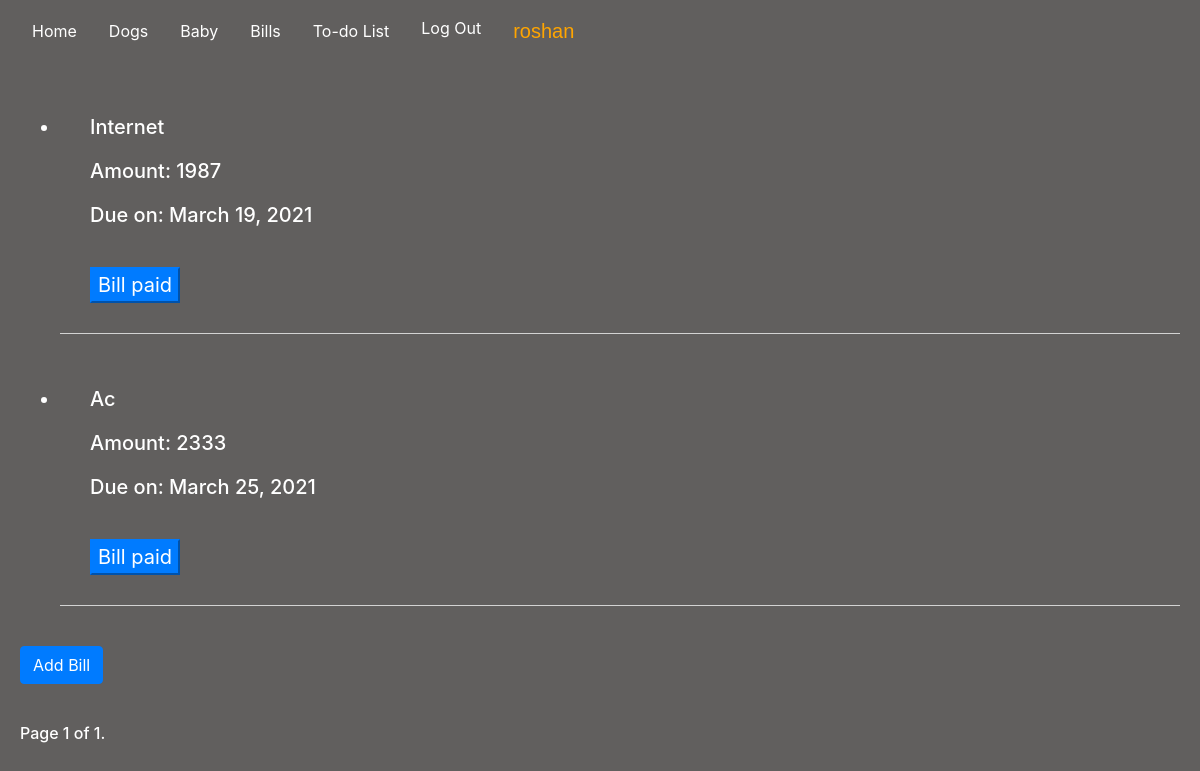
The app's page /bills (signed in), older data.
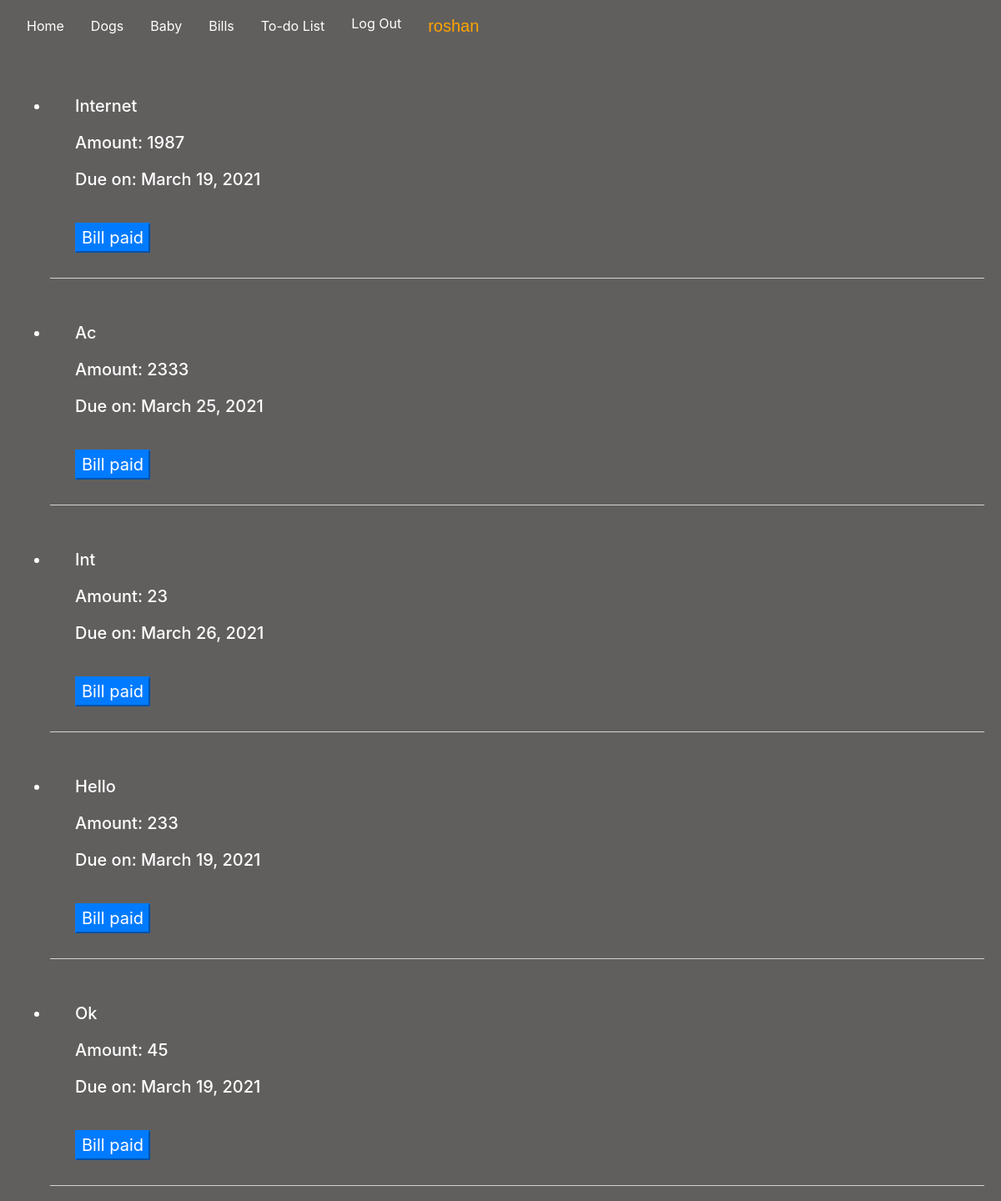
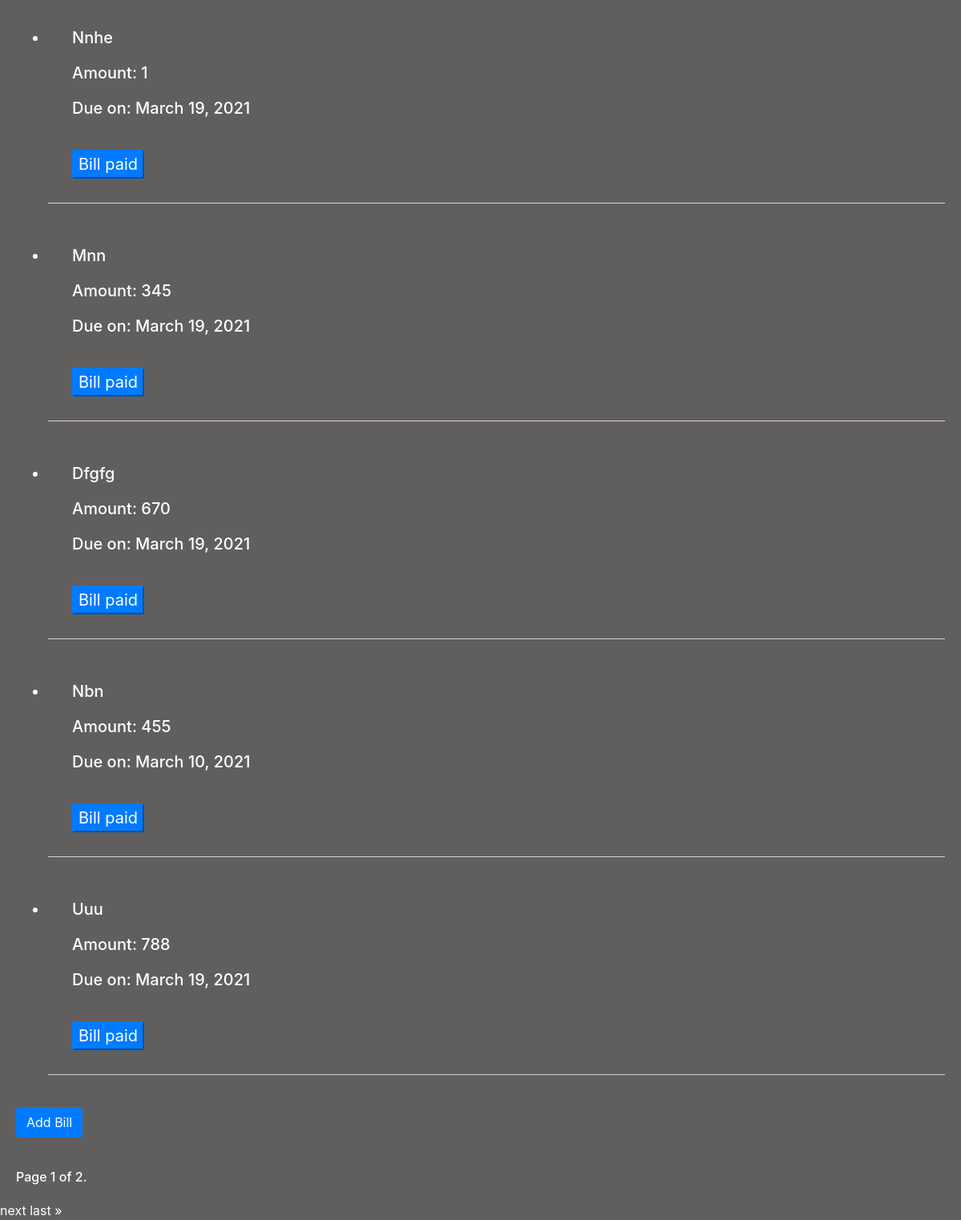
The same page, newer data (2 pictures, top to bottom).
### housemanager/models.py (models this page shows, shortened)
class Bills(models.Model):
    bill_name = models.CharField(max_length=200)
    bill_amount = models.IntegerField(default=0)
    bill_due = models.DateField(auto_now=False, auto_now_add=False)

### housemanager/views.py (the view)
# urls.py: path("bills", views.bills, name="bills"),
@csrf_exempt
@login_required(login_url="/login")
def bills(request):
    bills = Bills.objects.all()
    bills_todo = Todo.objects.filter(todo_cat="Bills", done=False)
    paginator = Paginator(bills, 10)
    page_number = request.GET.get('page')
    page_obj = paginator.get_page(page_number)
    return render(request, "housemanager/bills.html", {
        "bills": bills,
        "page_obj": page_obj,
        "bills_todo": bills_todo
    })

### housemanager/templates/housemanager/bills.html (shortened to what this page needs)
{% extends "housemanager/layout.html" %}
{% load static %}
{% block body %}
<ul id="bills">
    {% for bills in page_obj %}
    <li class="listitem" data-id={{bills.id}}>
        <h5>{{bills.bill_name | title}}</h5>
        <h5>Amount: {{bills.bill_amount}}</h5>
        <h5>Due on: {{bills.bill_due}}</h5>
        <button data-id={{bills.id}} class="btn-primary" id="bill-paid">Bill paid</button>
    </li>
    {% endfor %}
</ul>
<button class="btn btn-primary" id="bill-button">Add Bill</button>
<div class="pagination">
    <span class="step-links">
        <span class="current">
           <h6>Page {{ page_obj.number }} of {{ page_obj.paginator.num_pages }}.</h6>
        </span>
        {% if page_obj.has_next %}
          <a  href="?page={{ page_obj.next_page_number }}">next</a></li>
           <a  href="?page={{ page_obj.paginator.num_pages }}">last &raquo;</a></li>
        {% endif %}
</div>
{% endblock %}

### housemanager/templates/housemanager/layout.html (shortened to what this page needs)
{% load static %}
<!DOCTYPE html>
<html lang="en">
    <head>
        <link rel="stylesheet" href="https://stackpath.bootstrapcdn.com/bootstrap/4.4.1/css/bootstrap.min.css">
        <link href="{% static 'housemanager/styles.css' %}" rel="stylesheet">
    </head>
    <body>
        <nav id="topnav" class="navbar navbar-expand-lg">
            <a class="nav-link active" href="{% url 'index' %}">Home</a>
            <a class="nav-link active" href="{% url 'dogs' %}">Dogs</a>
            <a class="nav-link active" href="{% url 'baby' %}">Baby</a>
            <a class="nav-link active" href="{% url 'bills' %}">Bills</a>
            <a class="nav-link active" href="{% url 'todo' %}">To-do List</a>
            <div>
              <ul class="nav">
                {% if user.is_authenticated %}
                    <li class="nav-item">
                        <a class="nav-link" href="{% url 'logout' %}">Log Out</a>
                    </li>
                    <li class="nav-item">
                        <a class="nav-link" id="user" >{{user}}</a>
                    </li>
                {% else %}
                    <li class="nav-item">
                        <a class="nav-link" href="{% url 'login' %}">Log In</a>
                    </li>
                {% endif %}
              </ul>
            </div>
         </nav>
                {% block body %}
                {% endblock %}
    </body>
</html>

### housemanager/static/housemanager/styles.css (style rules this page uses)
html, body { background-color: #615f5e; margin: 0; padding: 0; display: block; }
h5, h6 { color: white; margin: 20px; }
a { color: white; }
.listitem { font-size: 20px; padding: 10px; color: white; margin: 20px; border-bottom: 1px solid lightgray; }
.btn-primary { margin: 20px; }
#user { color: orange; font-size: 15pt; font-family: 'Lucida Sans', 'Lucida Sans Regular', 'Lucida Grande', 'Lucida Sans Unicode', Geneva, Verdana, sans-serif; }

Row changes from the older to the newer data that the page shows:
added Bills: bill_name "Int", bill_amount "23", bill_due "March 26, 2021"
added Bills: bill_name "Hello", bill_amount "233", bill_due "March 19, 2021"
added Bills: bill_name "Ok", bill_amount "45", bill_due "March 19, 2021"
added Bills: bill_name "Nnhe", bill_amount "1", bill_due "March 19, 2021"
added Bills: bill_name "Mnn", bill_amount "345", bill_due "March 19, 2021"
added Bills: bill_name "Dfgfg", bill_amount "670", bill_due "March 19, 2021"
added Bills: bill_name "Nbn", bill_amount "455", bill_due "March 10, 2021"
added Bills: bill_name "Uuu", bill_amount "788", bill_due "March 19, 2021"
Text that changed along with them:
{{ page_obj.paginator.num_pages }}: "1" → "2"
text now shown: "next last »"
